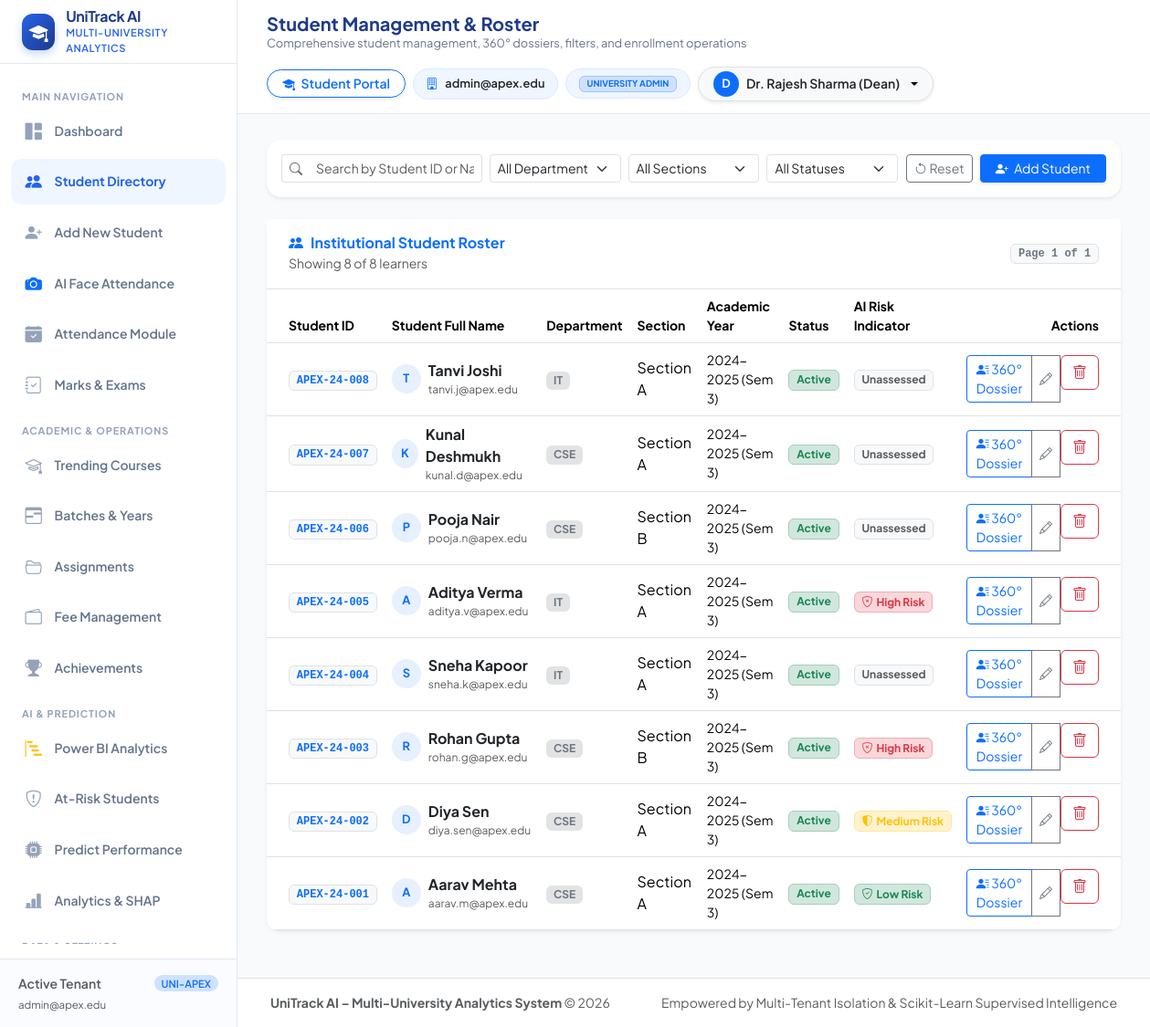
Page /students (signed in) on the committed database.
### tables this page shows
CREATE TABLE students (
            id INTEGER PRIMARY KEY AUTOINCREMENT,
            university_id TEXT NOT NULL,
            student_id TEXT NOT NULL,
            full_name TEXT NOT NULL,
            email TEXT NOT NULL,
            phone TEXT,
            profile_photo TEXT,
            department_id INTEGER,
            section_id INTEGER,
            academic_year TEXT NOT NULL,
            semester INTEGER DEFAULT 1,
            enrollment_date DATE,
            enrollment_status TEXT DEFAULT 'Active', -- 'Active', 'Inactive', 'Graduated', 'Suspended'
            gender TEXT,
            age INTEGER,
            logins INTEGER DEFAULT 0,
            content_reads INTEGER DEFAULT 0,
            forum_posts INTEGER DEFAULT 0,
            quiz_reviews INTEGER DEFAULT 0,
            created_at TIMESTAMP DEFAULT CURRENT_TIMESTAMP, course_id INTEGER, course_name TEXT, batch_id INTEGER, batch_name TEXT, admission_date DATE, total_fee REAL DEFAULT 0.0, password_hash TEXT,
            UNIQUE(university_id, student_id),
            FOREIGN KEY (university_id) REFERENCES universities (id) ON DELETE CASCADE,
            FOREIGN KEY (department_id) REFERENCES departments (id) ON DELETE SET NULL,
            FOREIGN KEY (section_id) REFERENCES sections (id) ON DELETE SET NULL
        );

CREATE TABLE departments (
            id INTEGER PRIMARY KEY AUTOINCREMENT,
            university_id TEXT NOT NULL,
            code TEXT NOT NULL,
            name TEXT NOT NULL,
            head_of_dept TEXT,
            created_at TIMESTAMP DEFAULT CURRENT_TIMESTAMP,
            UNIQUE(university_id, code),
            FOREIGN KEY (university_id) REFERENCES universities (id) ON DELETE CASCADE
        );

CREATE TABLE sections (
            id INTEGER PRIMARY KEY AUTOINCREMENT,
            university_id TEXT NOT NULL,
            department_id INTEGER NOT NULL,
            name TEXT NOT NULL,
            academic_year TEXT NOT NULL,
            created_at TIMESTAMP DEFAULT CURRENT_TIMESTAMP,
            UNIQUE(university_id, department_id, name, academic_year),
            FOREIGN KEY (university_id) REFERENCES universities (id) ON DELETE CASCADE,
            FOREIGN KEY (department_id) REFERENCES departments (id) ON DELETE CASCADE
        );

CREATE TABLE risk_predictions (
            id INTEGER PRIMARY KEY AUTOINCREMENT,
            university_id TEXT NOT NULL,
            student_id INTEGER NOT NULL,
            risk_level TEXT NOT NULL, -- 'Low Risk', 'Medium Risk', 'High Risk'
            risk_score REAL NOT NULL, -- 0 to 100
            reasons TEXT, -- JSON array of factors
            recommended_action TEXT,
            evaluated_at TIMESTAMP DEFAULT CURRENT_TIMESTAMP,
            UNIQUE(university_id, student_id),
            FOREIGN KEY (university_id) REFERENCES universities (id) ON DELETE CASCADE,
            FOREIGN KEY (student_id) REFERENCES students (id) ON DELETE CASCADE
        );

### Student_Performance_Analytics/app.py (the view)
@app.route('/students')
@login_required
@permission_required('students')
def students_view():
    uni_id = get_current_university_id()
    search = request.args.get('search', '', type=str)
    dept_id = request.args.get('dept_id', 'All', type=str)
    sec_id = request.args.get('sec_id', 'All', type=str)
    status = request.args.get('status', 'All', type=str)
    page = request.args.get('page', 1, type=int)
    result = TenantService.get_students(
        university_id=uni_id,
        search=search,
        dept_id=dept_id,
        sec_id=sec_id,
        status=status,
        page=page,
        per_page=15
    )
    with db_session() as conn:
        cursor = conn.cursor()
        cursor.execute("SELECT * FROM departments WHERE university_id = ? ORDER BY name", (uni_id,))
        departments = [dict(r) for r in cursor.fetchall()]
        cursor.execute("SELECT * FROM sections WHERE university_id = ? ORDER BY name", (uni_id,))
        sections = [dict(r) for r in cursor.fetchall()]
    return render_template(
        'students.html',
        active_page='students',
        students=result['students'],
        pagination=result,
        departments=departments,
        sections=sections,
        search_term=search,
        selected_dept=dept_id,
        selected_sec=sec_id,
        selected_status=status
    )

### Student_Performance_Analytics/app.py (called while the page is built)
@app.context_processor
def inject_global_template_vars():
    return {
        'current_user': get_current_user(),
        'csrf_token': generate_csrf_token,
        'generate_csrf_token': generate_csrf_token,
        'today': datetime.date.today().strftime('%Y-%m-%d')
    }

@app.before_request
def csrf_protection_hook():
    if app.config.get('TESTING'):
        return
    exempt_paths = ['/api/status', '/api/predict']
    if request.path not in exempt_paths:
        validate_csrf()

### Student_Performance_Analytics/auth.py (called while the page is built, shortened)
def generate_csrf_token():
    if '_csrf_token' not in session:
        session['_csrf_token'] = secrets.token_hex(32)
    return session['_csrf_token']

def validate_csrf():
    if request.method in ['POST', 'PUT', 'DELETE', 'PATCH']:
        token = (
            request.headers.get('X-CSRFToken') or
            request.form.get('csrf_token') or
            (request.is_json and request.get_json(silent=True) and request.get_json(silent=True).get('csrf_token'))
        )
        expected_token = session.get('_csrf_token')
        if not expected_token or not token or token != expected_token:
            log_audit_event('CSRF_VALIDATION_FAILED', f"Path: {request.path}")
            if request.is_json:
                abort(403, description="CSRF token validation failed or missing.")
            flash("Security check failed (CSRF token missing or expired). Please try again.", "danger")
            abort(403)

def get_current_user():
    return session.get('user')

def login_required(f):
    @functools.wraps(f)
    def decorated_function(*args, **kwargs):
        if not session.get('user'):
            flash("Please log in to access this page.", "warning")
            return redirect(url_for('login_view', next=request.path))
        return f(*args, **kwargs)
    return decorated_function

def permission_required(permission_name):
    def decorator(f):
        @functools.wraps(f)
        def decorated_function(*args, **kwargs):
            user = session.get('user')
            if not user:
                return redirect(url_for('login_view'))
            if user.get('role') in ['super_admin', 'university_admin']:
                return f(*args, **kwargs)
        return decorated_function
    return decorator

def get_current_university_id():
    user = session.get('user')
    if not user:
        return None
    return user.get('university_id')

### Student_Performance_Analytics/templates/students.html (shortened to what this page needs)
{% extends "base.html" %}
{% block page_title %}Student Management & Roster{% endblock %}
{% block page_subtitle %}Comprehensive student management, 360° dossiers, filters, and enrollment operations{% endblock %}
{% block content %}
<div class="card border-0 shadow-sm rounded-4 mb-4">
    <div class="card-body p-3">
        <form method="GET" action="{{ url_for('students_view') }}" class="row g-2 align-items-center">
            <div class="col-lg-3 col-md-6">
                <div class="input-group input-group-sm">
                    <span class="input-group-text bg-white border-end-0 text-muted"><i class="bi bi-search"></i></span>
                    <input type="text" name="search" class="form-control border-start-0" placeholder="Search by Student ID or Name..." value="{{ search_term }}">
                </div>
            </div>
            <div class="col-lg-2 col-md-3 col-sm-6">
                <select name="dept_id" class="form-select form-select-sm" onchange="this.form.submit()">
                    <option value="All">All Departments</option>
                </select>
            </div>
            <div class="col-lg-2 col-md-3 col-sm-6">
                <select name="sec_id" class="form-select form-select-sm" onchange="this.form.submit()">
                    <option value="All">All Sections</option>
                </select>
            </div>
            <div class="col-lg-2 col-md-3 col-sm-6">
                <select name="status" class="form-select form-select-sm" onchange="this.form.submit()">
                    <option value="All" {% if selected_status == 'All' %}selected{% endif %}>All Statuses</option>
                </select>
            </div>
            <div class="col-lg-3 col-md-6 d-flex gap-2 justify-content-lg-end">
                <a href="{{ url_for('students_view') }}" class="btn btn-outline-secondary btn-sm">
                    <i class="bi bi-arrow-counterclockwise"></i> Reset
                </a>
                <a href="{{ url_for('student_new_view') }}" class="btn btn-primary btn-sm px-3 shadow-sm text-nowrap">
                    <i class="bi bi-person-plus-fill me-1"></i> Add Student
                </a>
            </div>
        </form>
    </div>
</div>
<div class="card border-0 shadow-sm rounded-4 mb-4">
    <div class="card-header bg-white border-bottom py-3 px-4 d-flex justify-content-between align-items-center">
        <div>
            <h6 class="fw-bold mb-0 text-primary"><i class="bi bi-people-fill me-2"></i>Institutional Student Roster</h6>
            <span class="text-muted small">Showing {{ students|length }} of {{ pagination.total }} learners</span>
        </div>
        <span class="badge bg-light text-secondary border font-monospace">Page {{ pagination.page }} of {{ pagination.total_pages }}</span>
    </div>
    <div class="card-body p-0">
        <div class="table-responsive">
            <table class="table table-hover align-middle mb-0">
                <thead class="bg-light text-secondary small">
                    <tr>
                        <th class="ps-4">Student ID</th>
                        <th>Student Full Name</th>
                        <th>Department</th>
                        <th>Section</th>
                        <th>Academic Year</th>
                        <th>Status</th>
                        <th>AI Risk Indicator</th>
                        <th class="text-end pe-4">Actions</th>
                    </tr>
                </thead>
                <tbody>
                    {% for s in students %}
                    <tr>
                        <td class="ps-4">
                            <span class="badge bg-light text-primary border font-monospace">{{ s.student_id }}</span>
                        </td>
                        <td>
                            <div class="d-flex align-items-center gap-2">
                                <div class="rounded-circle bg-primary bg-opacity-10 text-primary d-flex align-items-center justify-content-center fw-bold" style="width: 32px; height: 32px; font-size: 0.8rem;">
                                    {{ s.full_name[:1] }}
                                </div>
                                <div>
                                    <strong class="text-dark">{{ s.full_name }}</strong>
                                    <div class="text-muted small" style="font-size: 0.75rem;">{{ s.email }}</div>
                                </div>
                            </div>
                        </td>
                        <td><span class="badge bg-secondary-subtle text-secondary">{{ s.dept_code or 'General' }}</span></td>
                        <td>{{ s.sec_name or 'Default' }}</td>
                        <td class="small">{{ s.academic_year }} (Sem {{ s.semester }})</td>
                        <td>
                            {% if s.enrollment_status == 'Active' %}
                                <span class="badge bg-success-subtle text-success border border-success-subtle">Active</span>
                            {% elif s.enrollment_status == 'Suspended' %}
                                <span class="badge bg-danger-subtle text-danger border border-danger-subtle">Suspended</span>
                            {% elif s.enrollment_status == 'Graduated' %}
                                <span class="badge bg-primary-subtle text-primary border border-primary-subtle">Graduated</span>
                            {% else %}
                                <span class="badge bg-secondary-subtle text-secondary border">{{ s.enrollment_status }}</span>
                            {% endif %}
                        </td>
                        <td>
                            {% if s.risk_level == 'High Risk' %}
                                <span class="badge bg-danger-subtle text-danger border border-danger-subtle"><i class="bi bi-shield-x me-1"></i>High Risk</span>
                            {% elif s.risk_level == 'Medium Risk' %}
                                <span class="badge bg-warning-subtle text-warning border border-warning-subtle"><i class="bi bi-shield-shaded me-1"></i>Medium Risk</span>
                            {% elif s.risk_level == 'Low Risk' %}
                                <span class="badge bg-success-subtle text-success border border-success-subtle"><i class="bi bi-shield-check me-1"></i>Low Risk</span>
                            {% else %}
                                <span class="badge bg-light text-muted border">Unassessed</span>
                            {% endif %}
                        </td>
                        <td class="text-end pe-4">
                            <div class="btn-group btn-group-sm">
                                <a href="{{ url_for('student_profile_view', student_pk=s.id) }}" class="btn btn-outline-primary" title="View Complete 360° Profile">
                                    <i class="bi bi-person-lines-fill"></i> 360° Dossier
                                </a>
                                <button type="button" class="btn btn-outline-secondary" onclick="openEditModal({{ s|tojson }})" title="Edit Student">
                                    <i class="bi bi-pencil"></i>
                                </button>
                                <form action="{{ url_for('student_delete', student_pk=s.id) }}" method="POST" class="d-inline" onsubmit="return confirm('Deactivate/Delete this student record?')">
                                    <button type="submit" class="btn btn-outline-danger" title="Deactivate / Delete">
                                        <i class="bi bi-trash"></i>
                                    </button>
                                </form>
                            </div>
                        </td>
                    </tr>
                    {% endfor %}
                </tbody>
            </table>
        </div>
    </div>
</div>
{% endblock %}

### Student_Performance_Analytics/static/css/style.css (style rules this page uses)
:root { --bg-main: #FFFFFF; --bg-canvas: #F8FAFC; --primary-blue: #2563EB; --primary-blue-hover: #1D4ED8; --dark-blue: #1E3A8A; --light-blue: #EFF6FF; --light-blue-hover: #DBEAFE; --text-primary: #172554; --text-secondary: #64748B; --text-muted: #94A3B8; --border-color: #E2E8F0; --border-subtle: #F1F5F9; --card-bg: #FFFFFF; --card-shadow: 0 4px 14px 0 rgba(30, 58, 138, 0.05), 0 1px 3px 0 rgba(0, 0, 0, 0.02); --card-shadow-hover: 0 10px 25px -3px rgba(37, 99, 235, 0.12), 0 4px 6px -2px rgba(0, 0, 0, 0.04); --danger-red: #DC2626; --danger-bg: #FEF2F2; --warning-orange: #D97706; --warning-bg: #FFFBEB; --success-green: #059669; --success-bg: #ECFDF5; --accent-purple: #7C3AED; --accent-purple-bg: #F5F3FF; --sidebar-width: 260px; --topbar-height: 70px; --radius-sm: 8px; --radius-md: 12px; --radius-lg: 16px; --radius-pill: 9999px; --transition: all 0.25s cubic-bezier(0.4, 0, 0.2, 1); }
* { box-sizing: border-box; margin: 0; padding: 0; }
body { font-family: 'Plus Jakarta Sans', -apple-system, BlinkMacSystemFont, 'Segoe UI', Roboto, sans-serif; background-color: var(--bg-canvas); color: var(--text-primary); min-height: 100vh; overflow-x: hidden; line-height: 1.5; }
.card { background: var(--card-bg); border: 1px solid var(--border-color); border-radius: var(--radius-lg); box-shadow: var(--card-shadow); transition: var(--transition); }
.table-responsive { border-radius: var(--radius-md); }

### rows in the picture
students: student_id "APEX-24-008", full_name "T", full_name "Tanvi Joshi", email "tanvi.j@apex.edu", code "IT", name "Section A", academic_year "2024-2025", semester "3", enrollment_status "Active", shows "Unassessed"
students: student_id "APEX-24-007", full_name "K", full_name "Kunal Deshmukh", email "kunal.d@apex.edu", code "CSE", name "Section A", academic_year "2024-2025", semester "3", enrollment_status "Active", shows "Unassessed"
students: student_id "APEX-24-006", full_name "P", full_name "Pooja Nair", email "pooja.n@apex.edu", code "CSE", name "Section B", academic_year "2024-2025", semester "3", enrollment_status "Active", shows "Unassessed"
risk_predictions: student_id "APEX-24-005", full_name "A", full_name "Aditya Verma", email "aditya.v@apex.edu", code "IT", name "Section A", academic_year "2024-2025", semester "3", risk_level "High Risk" (drawn)
students: student_id "APEX-24-004", full_name "S", full_name "Sneha Kapoor", email "sneha.k@apex.edu", code "IT", name "Section A", academic_year "2024-2025", semester "3", enrollment_status "Active", shows "Unassessed"
risk_predictions: student_id "APEX-24-003", full_name "R", full_name "Rohan Gupta", email "rohan.g@apex.edu", code "CSE", name "Section B", academic_year "2024-2025", semester "3", risk_level "High Risk" (drawn)
risk_predictions: student_id "APEX-24-002", full_name "D", full_name "Diya Sen", email "diya.sen@apex.edu", code "CSE", name "Section A", academic_year "2024-2025", semester "3", risk_level "Medium Risk" (drawn)
risk_predictions: student_id "APEX-24-001", full_name "A", full_name "Aarav Mehta", email "aarav.m@apex.edu", code "CSE", name "Section A", academic_year "2024-2025", semester "3", risk_level "Low Risk" (drawn)

### other values in the picture
{{ current_user.university_name if current_user else 'UniTrack Global' }} "admin@apex.edu"
{{ current_user.university_name }} "admin@apex.edu"
{{ current_user.role.replace('_', ' ') }} "UNIVERSITY ADMIN"
{{ current_user.full_name[:1] }} "D"
{{ current_user.full_name }} "Dr. Rajesh Sharma (Dean)"
{{ students|length }} "8"
{{ pagination.total }} "8"
{{ pagination.page }} "1"
{{ pagination.total_pages }} "1"
